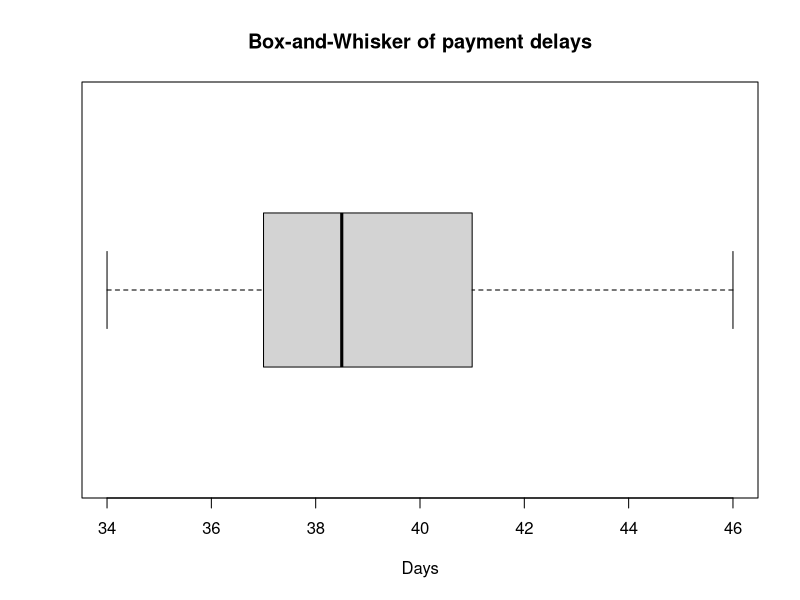
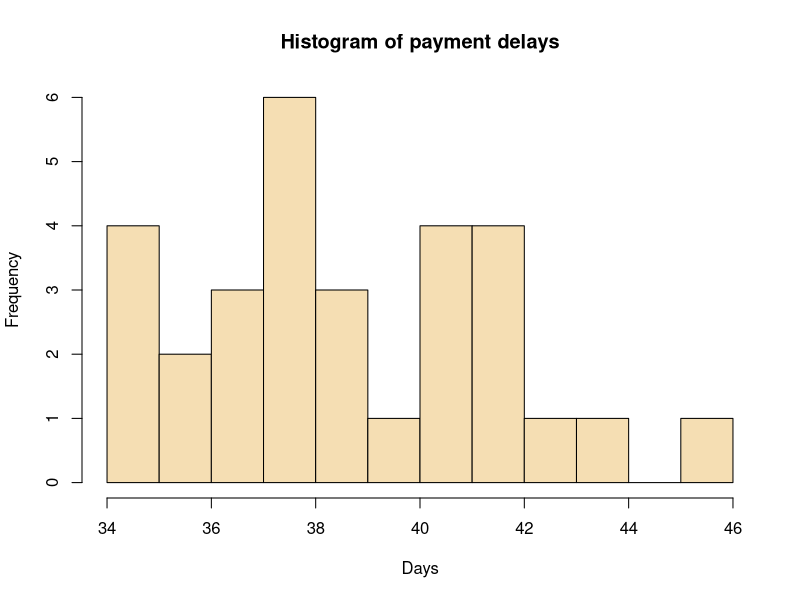
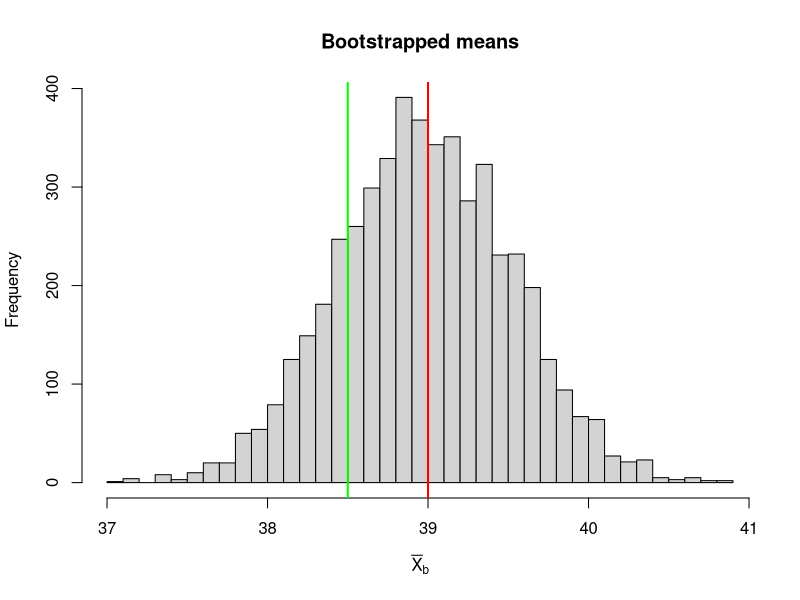

Source code (R) for these figures, in order:
####################################### Module 1A ###########################################
##################################################################################################

## Load the dataset
pdelays = c(37,42,38,44,39,35,43,41,42,38,36,34,37,42,36,
            38,41,39,39,37,34,34,41,41,40,38,38,46,38,42)

# Exploratory data analysis
obs_mean = mean(pdelays)
sd_pd = sd(pdelays)
fivesum = summary(pdelays)
obs_median = median(pdelays)

boxplot(pdelays,main ="Box-and-Whisker of payment delays",horizontal =TRUE,xlab ='Days')
hist(pdelays,breaks =10,col ='wheat',xlab ='Days',main ="Histogram of payment delays")

## Bootstrapping
# number of bootstrap samples
B = 5000
# matrix to store the bootstrap samples
bstr <- matrix(0,ncol=length(pdelays),nrow=B)
set.seed(2026)
for(i in 1:B){
  
  
  samp = sample(pdelays,size =length(pdelays),replace=TRUE)
  bstr[i,]= samp
}
# Bootstrapped means
bstrm = apply(bstr,1,mean)

# Distribution of the bootstrapped means
hist(bstrm,main = 'Bootstrapped means',xlab =expression(bar(X)[b]),breaks =30)
abline(v = c(obs_mean, 38.5),col =c('red','green'),lwd =2)


# POINT ESTIMATES #################
boot_bias_est = mean(bstrm)-obs_mean
stand_error_est = sd(bstrm)

# CONFIDENCE INTERVALS ############
sortedmeans = sort(bstrm)
alpha = 0.05

# positions of the quantiles
pos1 = (alpha/2)*B  ; pos2 = (1-(alpha/2))*B
q1 = sortedmeans[pos1]; q2 = sortedmeans[pos2]
cat("95% percentile CI for mu: (",q1," , ",q2,")",sep ='')

# Sampling errors
se1 = q1-obs_mean
se2 = q2-obs_mean
 
# population mean CI bounds
ubound = obs_mean-se1
lbound = obs_mean-se2
cat("95% basic bootstrap CI for mu: ","(",lbound," , ",ubound,")",sep='')

# What if you're interested in the median payment delays?

# HYPOTHESIS TESTING ############
obs_mean-38
count = length(sortedmeans[sortedmeans > 40])
bstr_pval = count/length(bstrm)
bstr_pval

# Compare to p-value using normal theory: t-test

# calculate test statistic
mu = 38
n = length(pdelays)
t_stat = (obs_mean-mu)/(sd(pdelays)/sqrt(n))

pvalue_t = 1-pt(t_stat,n-1)
pvalue_t

# OR simply use the t.test function
t_resut = t.test(pdelays,alternative = "greater",mu = 38)
t_resut$p.value
